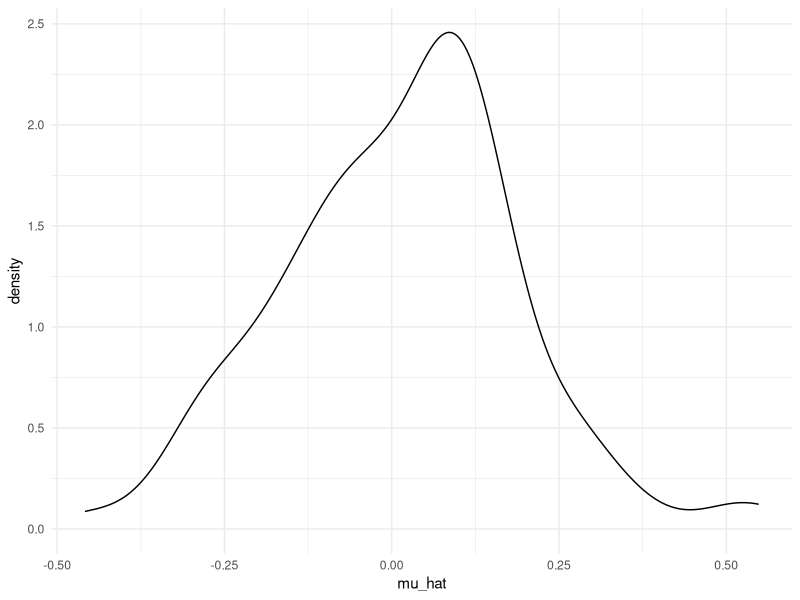
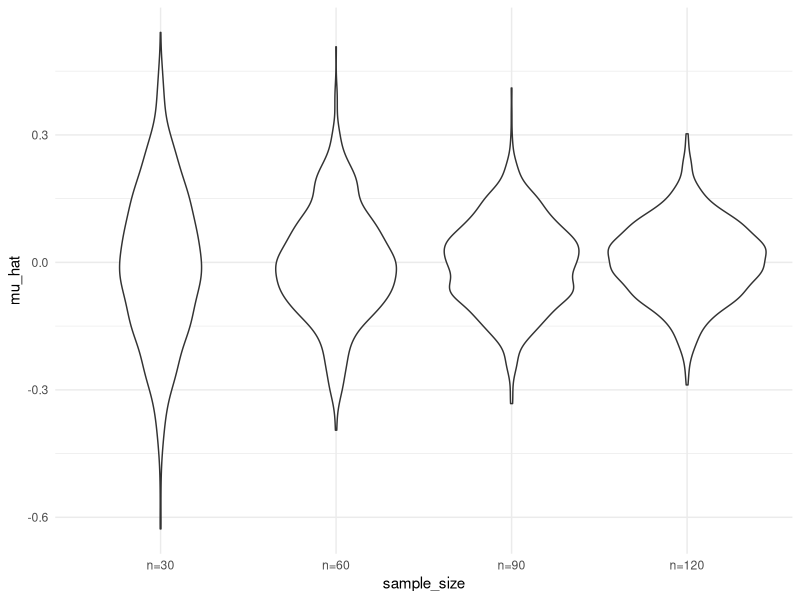
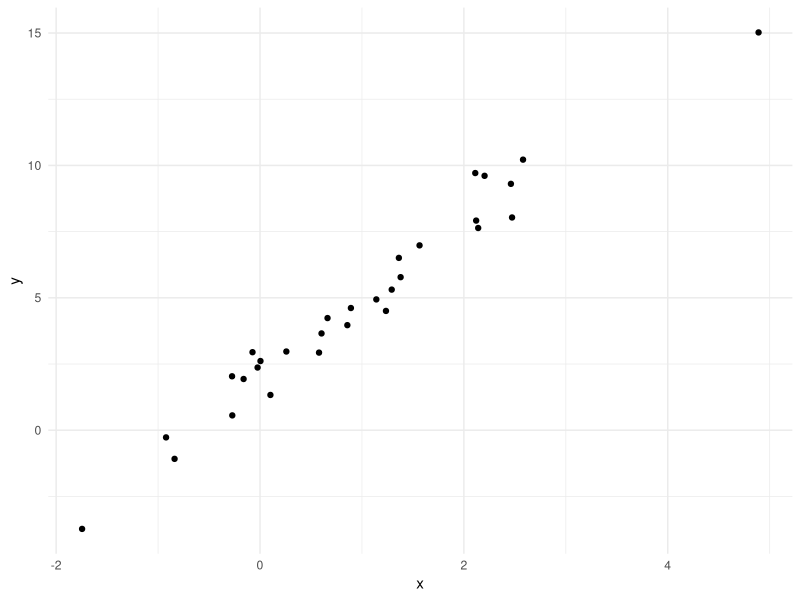
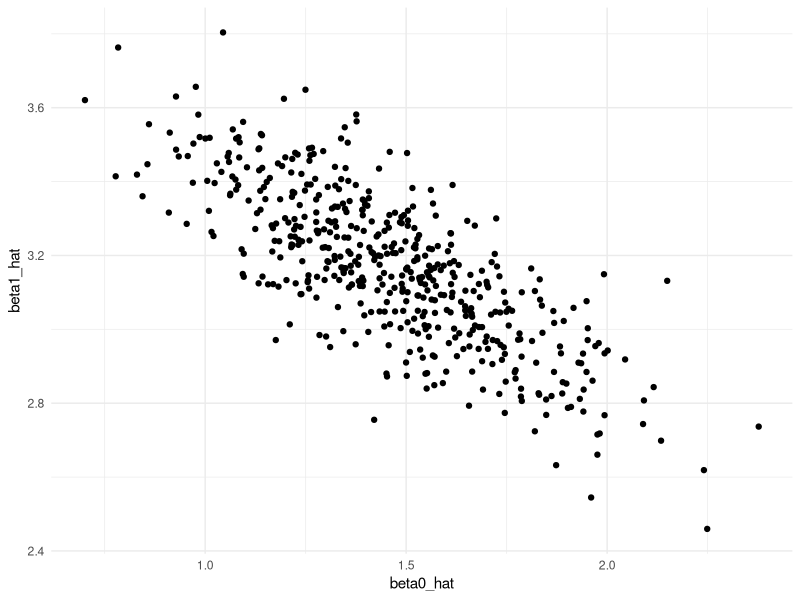

Generate these figures, in order, with R:
## ---- chunk 1
library(tidyverse)

knitr::opts_chunk$set(
	echo = TRUE,
	warning = FALSE,
  fig.width = 6,
  fig.asp = .6,
  out.width = "90%"
)

theme_set(theme_minimal() + theme(legend.position = "bottom"))

options(
  ggplot2.continuous.colour = "viridis",
  ggplot2.continuous.fill = "viridis"
)

scale_colour_discrete = scale_colour_viridis_d
scale_fill_discrete = scale_fill_viridis_d
## ---- chunk 2
library(tidyverse)
## ---- chunk 3
sim_mean_sd=function(n_subj){
  x=rnorm(n_subj, mean=0, sd=1)
  
  tibble(
    mu_hat=mean(x),
    sigma_hat=sd(x))
}
sim_mean_sd(n_subj=400)
## ---- chunk 4
output=vector("list", length=100)
for (i in 1:100) {
  output[[i]]=sim_mean_sd(30)#从总体中抽30个样本,算一次样本均值,重复100次
}

output |> bind_rows() |> #把list里的100个小tibble叠在一起
  ggplot(aes(x=mu_hat))+
  geom_density()
#根据CLT,分布近似正态, 均值接近总体均值
## ---- chunk 5
#更系统的验证
sim_results_df=
  expand_grid(#生成所有组合的实验设计表, 得到一个4000*2列的tibble
    sample_size=c(30,60,90,120),
    iter=1:1000
  ) |>
  mutate(
    results=map(sample_size, sim_mean_sd)
  ) |>
  unnest(results)
## ---- chunk 6
sim_results_df |>
  mutate(
    sample_size=str_c("n=", sample_size),
    sample_size=fct_inorder(sample_size)
  ) |>
  ggplot(aes(x=sample_size, y=mu_hat))+
  geom_violin()
## ---- chunk 7
sim_results_df |>
  group_by(sample_size) |>
  summarize(
    emp_mean=mean(mu_hat),
    emp_se=sd(mu_hat)
  )#用数字验证CLT, 样本均值的平均值接近总体均值
## ---- chunk 8
sim_df=
  tibble(
    x=rnorm(30,mean=1,sd=1),#x~Normal(1,1)
    y=2+3*x+rnorm(30,0,1)
  )
sim_df
## ---- chunk 9
sim_df |>
  ggplot(aes(x=x,y=y)) +
  geom_point()
## ---- chunk 10
slr_fit=lm(y~x,data=sim_df)#lm拟合线性回归,
coef(slr_fit)#coef输出估计的beta0 and beta1
## ---- chunk 11
sim_regression=function(n_subj, beta_0=1.46, beta_1=3.17) {#sample size=n_subj
  sim_df=
    tibble(
      x=rnorm(n_subj,mean=1,sd=1),
      y=beta_0+beta_1*x+rnorm(n_subj,0,1)
    )
  slr_fit=lm(y~x, data = sim_df)
  
  tibble(
    beta0_hat=coef(slr_fit)[1],
    beta1_hat=coef(slr_fit)[2]#长度为2的向量,c("intercept")和斜率
  )#把他们装进tibble,这样可以在for-loop或map里用bind_rows()合并
}

## ---- chunk 12
sim_regression(n_subj=30)
## ---- chunk 13
output=vector("list", length=500)

for (i in 1:500) {
  output[i]=sim_regression(n_subj=30)
}
output |>
  bind_rows()
## ---- chunk 14
slr_sim_results_df=
  expand_grid(
    sample_size=30,
    iter=1:500
  ) |>
  mutate(
    results=map(sample_size,sim_regression)
  ) |>
  unnest(results)
## ---- chunk 15
slr_sim_results_df |>
  ggplot(aes(x=beta0_hat, y=beta1_hat))+
  geom_point()
